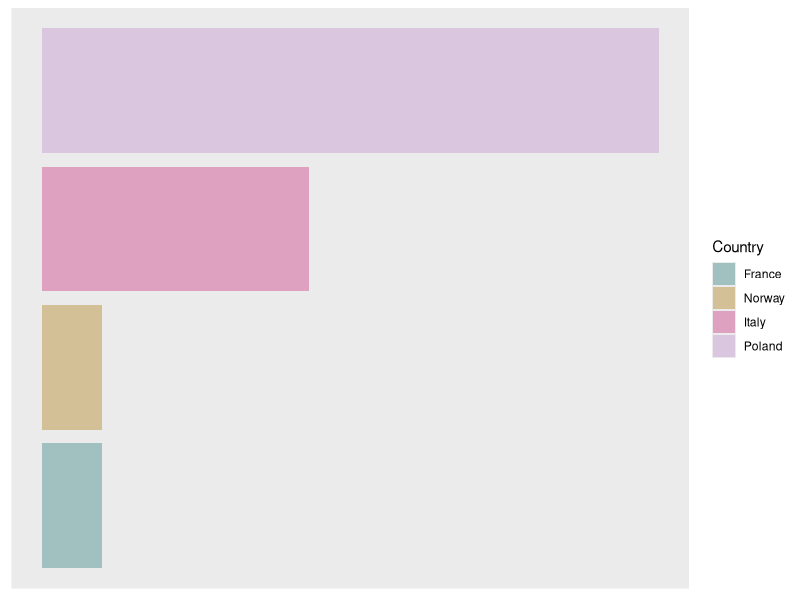

The R source for this figure:
# data: https://ourworldindata.org/grapher/co-emissions-by-sector
#       https://www.jato.com/new-car-co2-emissions-hit-the-highest-average-in-europe-since-2014/

library(ggplot2)
library(dplyr)

total_emission <- read.csv("../plotsData/co-emissions-by-sector.csv")
electricity_generation <- read.csv("../plotsData/electricity-generation.csv")
countreis_co2 <- read.csv("../plotsData/countries_co2.csv", stringsAsFactors = FALSE)

electricity_emission <- total_emission %>% 
  filter(Year == 2016) %>% 
  select(Entity,Electricity...Heat..CAIT..2020.) %>% 
  rename(CO2EmissionInTonnes = Electricity...Heat..CAIT..2020.)

electricity_generation_2016 <- electricity_generation %>% 
  filter(Year == 2016) %>% 
  select(Entity, Electricity.Generation..TWh.) %>% 
  rename(ElectricityGenerationInTwh = Electricity.Generation..TWh.)

emissions_per_twh  <- electricity_emission %>% 
  inner_join(electricity_generation_2016, by='Entity') %>% 
  mutate(RenaultZoeEmission = CO2EmissionInTonnes * 164.67 / (ElectricityGenerationInTwh * 1000000))

chosen_countries <- as.character(countreis_co2[,1])

emissions_per_twh <- emissions_per_twh %>% filter(Entity %in% chosen_countries)

CO2_per_twh_chosen_countries <- emissions_per_twh %>%
  filter(Entity %in% chosen_countries) %>%
  rename(Country = Entity)

df <- CO2_per_twh_chosen_countries %>% 
  filter(CO2_per_twh_chosen_countries$Country %in% c("France", "Italy", "Poland", "Norway")) %>% 
  mutate(Country = forcats::fct_reorder(Country, RenaultZoeEmission))

ggplot(df, aes(x = Country, y = RenaultZoeEmission, fill = Country)) +
  geom_col() + 
  scale_fill_manual(values = c(rgb(0.2,0.5,0.5,0.4), rgb(0.7,0.5,0.1,0.4),
                               rgb(0.8,0.2,0.5,0.4) , rgb(0.6,0.2,0.7,0.2))) +
  coord_flip() +
  theme(
    axis.ticks.x = element_blank(),
    axis.text.x = element_blank(),
    axis.title.x = element_blank(),
    axis.ticks.y = element_blank(),
    axis.text.y = element_blank(),
    axis.title.y = element_blank(),
    panel.grid = element_blank(), 
    legend.position = NULL
  )
